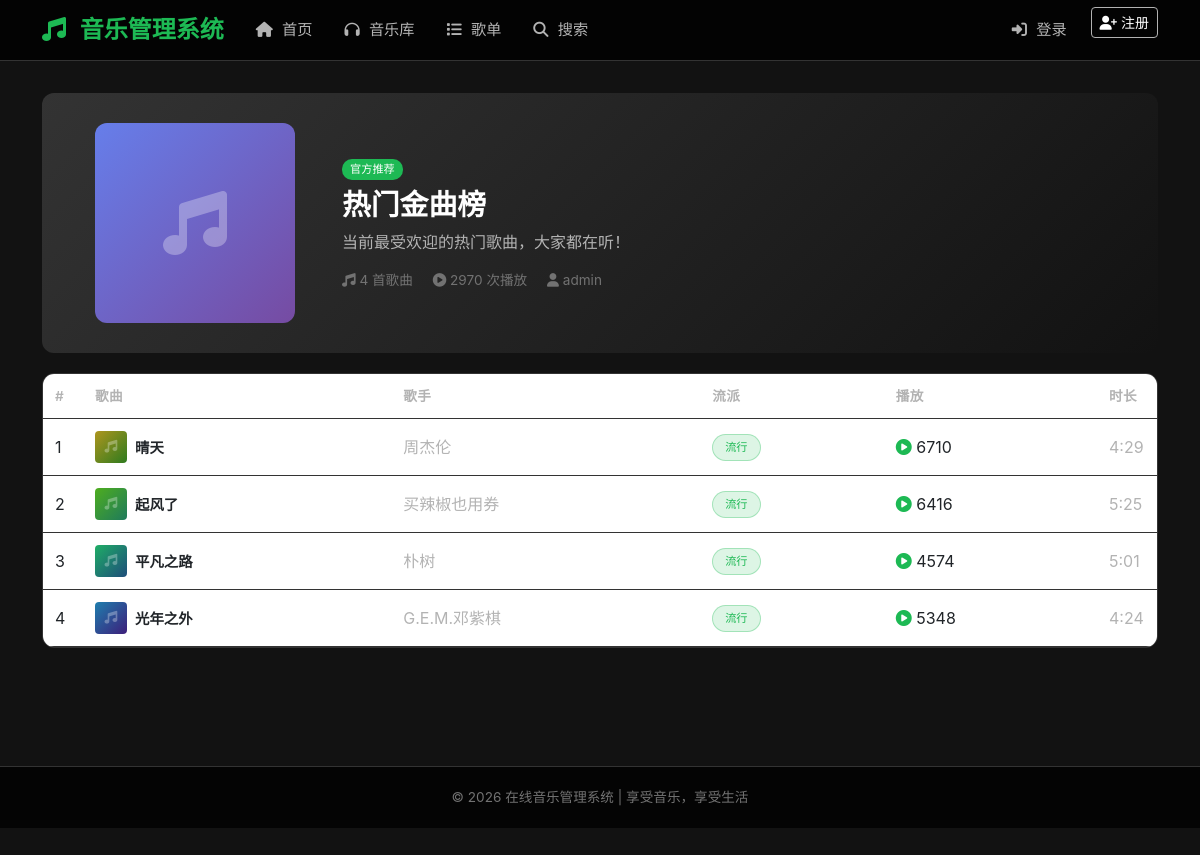
/playlist/1, run on an earlier commit of the app's database.
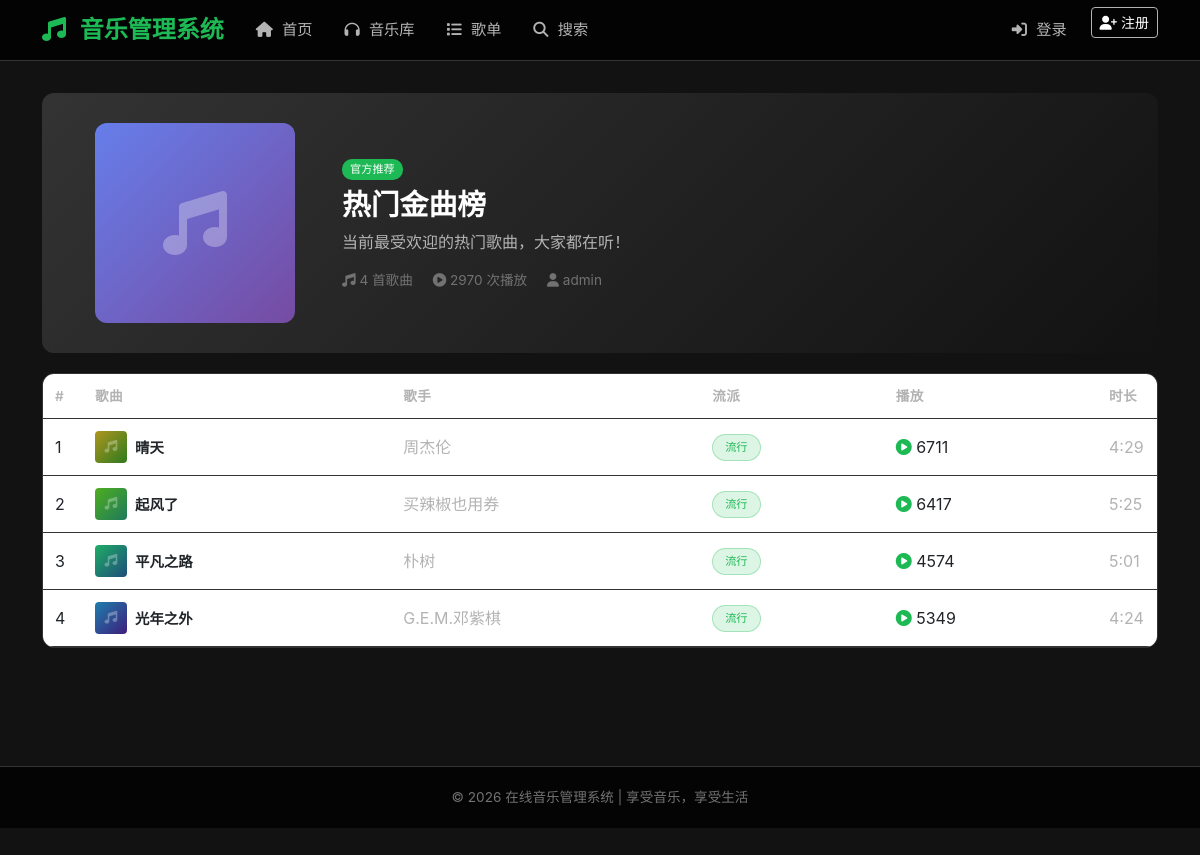
And on a later commit of the database.
### app.py (models this page shows, shortened)
class PlaylistSong(db.Model):
    __tablename__ = 'playlist_songs'
    id = db.Column(db.Integer, primary_key=True)
    playlist_id = db.Column(db.Integer, db.ForeignKey('playlists.id'), nullable=False)
    song_id = db.Column(db.Integer, db.ForeignKey('songs.id'), nullable=False)
    sort_order = db.Column(db.Integer, default=0)
    added_at = db.Column(db.DateTime, default=db.func.now())

class Song(db.Model):
    __tablename__ = 'songs'
    id = db.Column(db.Integer, primary_key=True)
    title = db.Column(db.String(100), nullable=False)
    artist = db.Column(db.String(100), default='未知艺术家')
    album = db.Column(db.String(100), default='未知专辑')
    genre = db.Column(db.String(50), default='流行')  # 流派：流行、摇滚、古典、电子、民谣、R&B、爵士、嘻哈
    duration = db.Column(db.Integer, default=0)  # 时长（秒）
    file_path = db.Column(db.String(200), nullable=False)  # 音乐文件路径
    cover_image = db.Column(db.String(200), default='default_cover.jpg')
    lyrics = db.Column(db.Text, default='')  # 歌词
    play_count = db.Column(db.Integer, default=0)
    is_active = db.Column(db.Boolean, default=True)
    created_at = db.Column(db.DateTime, default=db.func.now())
    reviews = db.relationship('Review', backref='song', lazy=True)
    favorites = db.relationship('Favorite', backref='song', lazy=True)
    playlist_songs = db.relationship('PlaylistSong', backref='song', lazy=True)
    play_history = db.relationship('PlayHistory', backref='song', lazy=True)

### app.py (the view)
@app.route('/playlist/<int:playlist_id>')
def playlist_detail(playlist_id):
    playlist = Playlist.query.get_or_404(playlist_id)
    playlist_songs = PlaylistSong.query.filter_by(playlist_id=playlist_id).order_by(PlaylistSong.sort_order).all()
    playlist.play_count += 1
    db.session.commit()
    return render_template('playlist_detail.html', playlist=playlist, playlist_songs=playlist_songs)

### templates/playlist_detail.html (shortened to what this page needs)
{% extends "base.html" %}
{% block content %}
<div class="playlist-header">
    <div class="row align-items-center">
        <div class="col-md-3 text-center mb-3 mb-md-0">
            <div style="width: 200px; height: 200px; margin: 0 auto; border-radius: 12px; background: linear-gradient(135deg, #667eea 0%, #764ba2 100%); display: flex; align-items: center; justify-content: center;">
                <i class="fas fa-music" style="font-size: 4rem; color: rgba(255,255,255,0.3);"></i>
            </div>
        </div>
        <div class="col-md-9">
            <div class="playlist-info">
                {% if playlist.is_official %}
                <span class="badge-official mb-2 d-inline-block">官方推荐</span>
                {% endif %}
                <h2>{{ playlist.name }}</h2>
                <p style="color: var(--text-secondary);">{{ playlist.description }}</p>
                <div style="color: var(--text-muted); font-size: 0.85rem;">
                    <span class="me-3"><i class="fas fa-music"></i> {{ playlist_songs|length }} 首歌曲</span>
                    <span><i class="fas fa-play-circle"></i> {{ playlist.play_count }} 次播放</span>
                    {% if playlist.creator %}
                    <span class="ms-3"><i class="fas fa-user"></i> {{ playlist.creator.username }}</span>
                    {% endif %}
                </div>
            </div>
        </div>
    </div>
</div>
<div class="card">
    <div class="card-body p-0">
        {% if playlist_songs %}
        <div class="table-responsive">
            <table class="table table-hover mb-0">
                <thead>
                    <tr>
                        <th style="width: 40px;">#</th>
                        <th>歌曲</th>
                        <th>歌手</th>
                        <th>流派</th>
                        <th>播放</th>
                        <th style="width: 60px;">时长</th>
                    </tr>
                </thead>
                <tbody>
                    {% for ps in playlist_songs %}
                    {% if ps.song.is_active %}
                    <tr style="cursor: pointer;" onclick="window.location.href='{{ url_for('song_detail', song_id=ps.song.id) }}'">
                        <td>{{ loop.index }}</td>
                        <td>
                            <div class="d-flex align-items-center gap-2">
                                <div style="width: 32px; height: 32px; border-radius: 4px; background: linear-gradient(135deg, hsl({{ loop.index * 50 }}, 70%, 40%) 0%, hsl({{ loop.index * 50 + 60 }}, 60%, 30%) 100%); display: flex; align-items: center; justify-content: center; flex-shrink: 0;">
                                    <i class="fas fa-music" style="font-size: 0.8rem; color: rgba(255,255,255,0.3);"></i>
                                </div>
                                <div>
                                    <div style="font-weight: 600; font-size: 0.9rem;">{{ ps.song.title }}</div>
                                </div>
                            </div>
                        </td>
                        <td style="color: var(--text-secondary);">{{ ps.song.artist }}</td>
                        <td><span class="genre-badge" style="font-size: 0.7rem;">{{ ps.song.genre }}</span></td>
                        <td><i class="fas fa-play-circle" style="color: var(--primary-color);"></i> {{ ps.song.play_count }}</td>
                        <td style="color: var(--text-secondary);">
                            {% if ps.song.duration %}{{ ps.song.duration // 60 }}:{{ '%02d' % (ps.song.duration % 60) }}{% else %}--:--{% endif %}
                        </td>
                    </tr>
                    {% endif %}
                    {% endfor %}
                </tbody>
            </table>
        </div>
        {% else %}
        <div class="text-center py-5">
            <i class="fas fa-music" style="font-size: 2rem; color: var(--text-muted);"></i>
            <p class="mt-2" style="color: var(--text-secondary);">歌单还没有歌曲</p>
        </div>
        {% endif %}
    </div>
</div>
{% endblock %}

What changed in the data, as far as the page shows it:
changed through a linked row, PlaylistSong "周杰伦": song.play_count "6710" → "6711"
changed through a linked row, PlaylistSong "买辣椒也用券": song.play_count "6416" → "6417"
changed through a linked row, PlaylistSong "G.E.M.邓紫棋": song.play_count "5348" → "5349"
